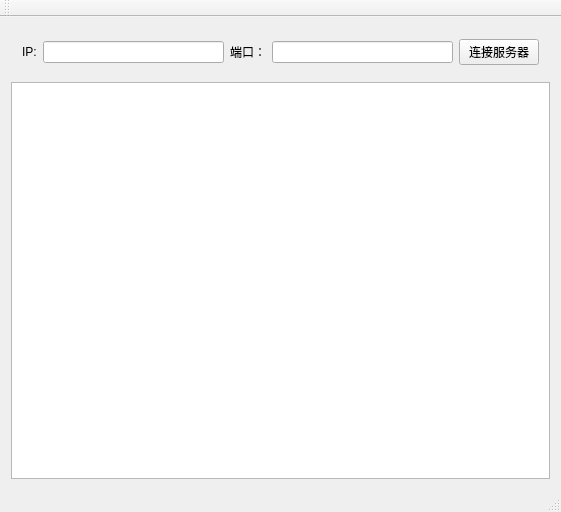
<?xml version="1.0" encoding="UTF-8"?>
<ui version="4.0">
 <class>MainWindow</class>
 <widget class="QMainWindow" name="MainWindow">
  <property name="geometry">
   <rect>
    <x>0</x>
    <y>0</y>
    <width>561</width>
    <height>512</height>
   </rect>
  </property>
  <property name="windowTitle">
   <string>MainWindow</string>
  </property>
  <widget class="QWidget" name="centralWidget">
   <layout class="QVBoxLayout" name="verticalLayout">
    <item>
     <widget class="QWidget" name="widget" native="true">
      <layout class="QHBoxLayout" name="horizontalLayout">
       <item>
        <widget class="QLabel" name="label">
         <property name="text">
          <string>IP:</string>
         </property>
        </widget>
       </item>
       <item>
        <widget class="QLineEdit" name="ip"/>
       </item>
       <item>
        <widget class="QLabel" name="label_2">
         <property name="text">
          <string>端口：</string>
         </property>
        </widget>
       </item>
       <item>
        <widget class="QLineEdit" name="port"/>
       </item>
       <item>
        <widget class="QPushButton" name="connect">
         <property name="text">
          <string>连接服务器</string>
         </property>
        </widget>
       </item>
      </layout>
     </widget>
    </item>
    <item>
     <widget class="QTextEdit" name="msg"/>
    </item>
   </layout>
  </widget>
  <widget class="QMenuBar" name="menuBar">
   <property name="geometry">
    <rect>
     <x>0</x>
     <y>0</y>
     <width>561</width>
     <height>23</height>
    </rect>
   </property>
  </widget>
  <widget class="QToolBar" name="mainToolBar">
   <attribute name="toolBarArea">
    <enum>TopToolBarArea</enum>
   </attribute>
   <attribute name="toolBarBreak">
    <bool>false</bool>
   </attribute>
  </widget>
  <widget class="QStatusBar" name="statusBar"/>
 </widget>
 <layoutdefault spacing="6" margin="11"/>
 <resources/>
 <connections/>
</ui>
